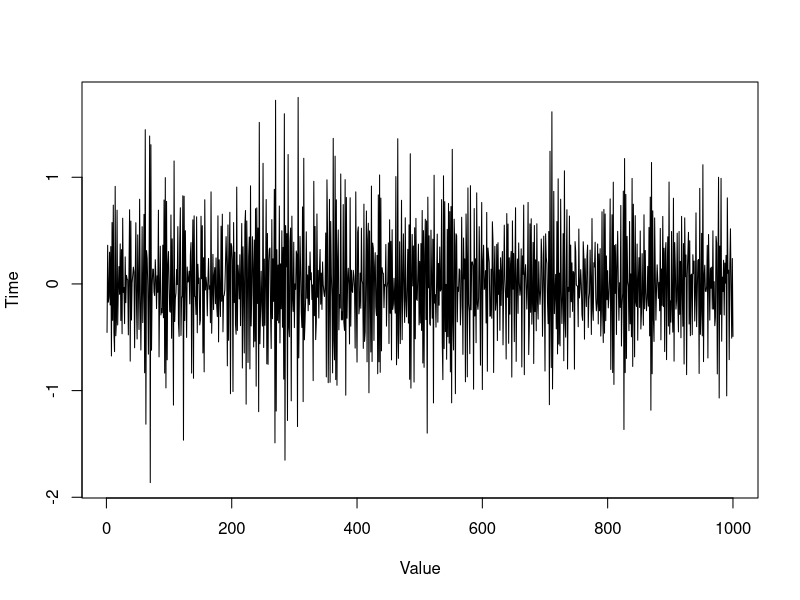
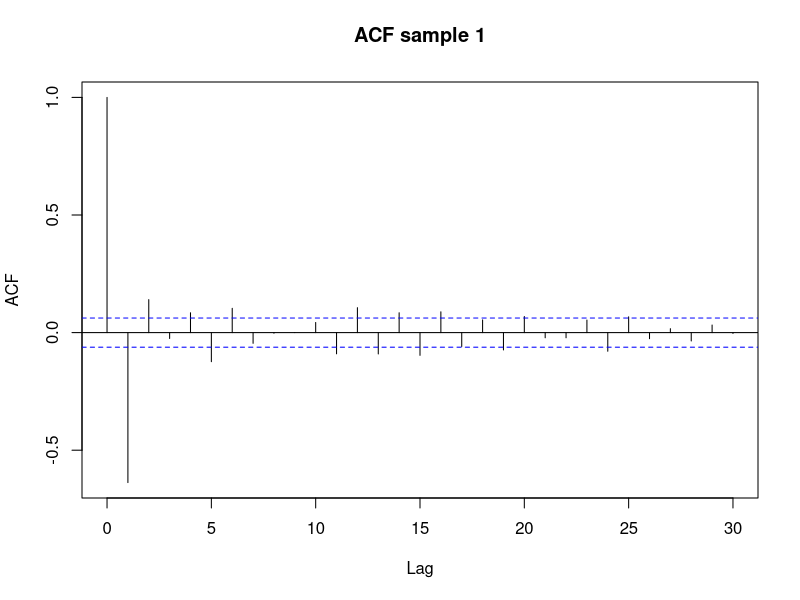
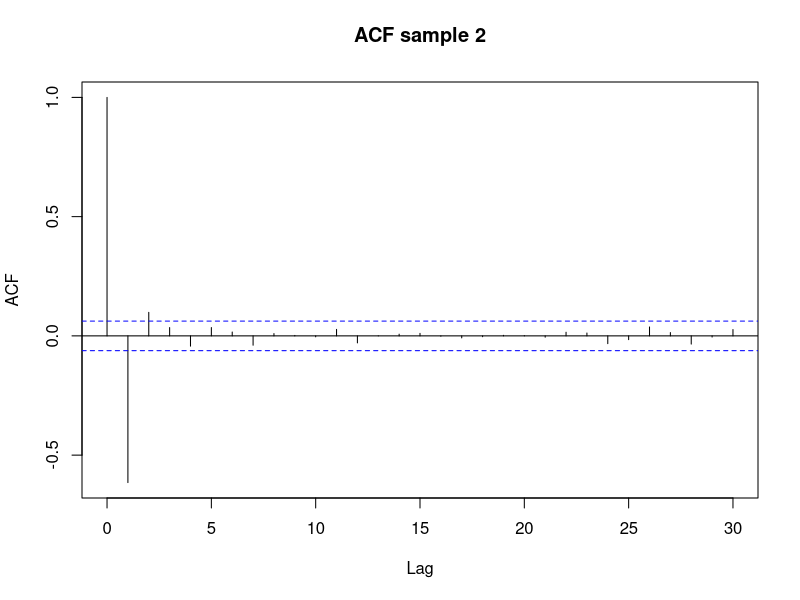
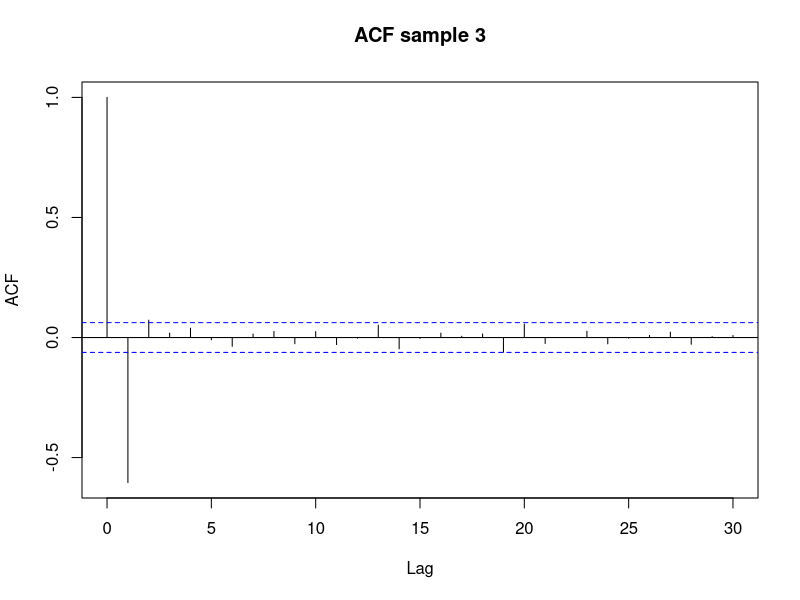
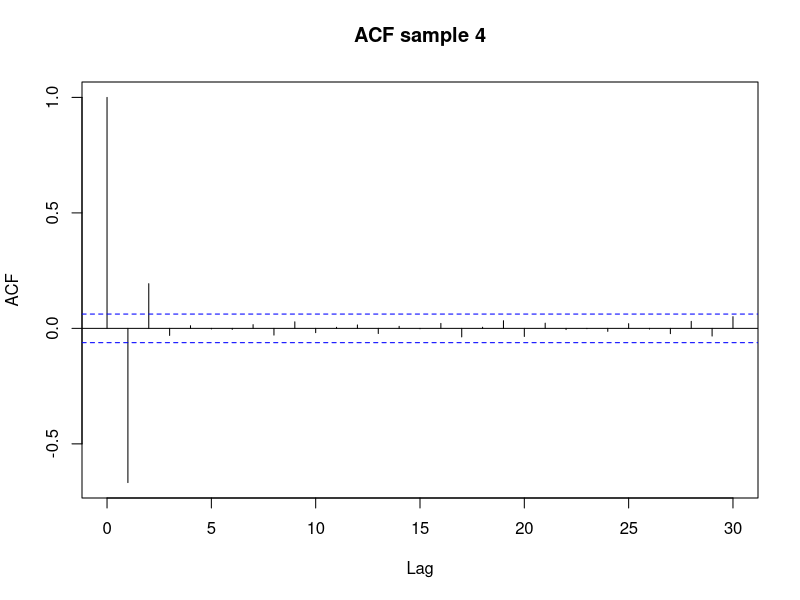
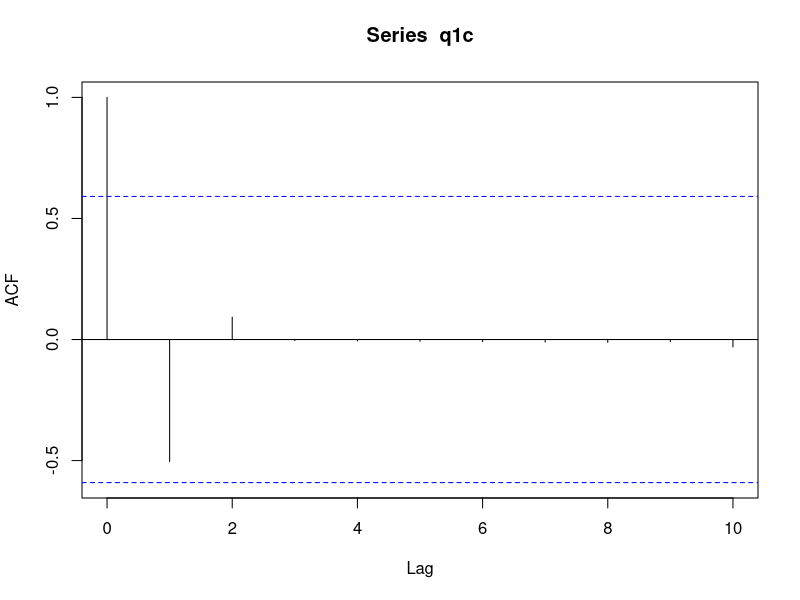
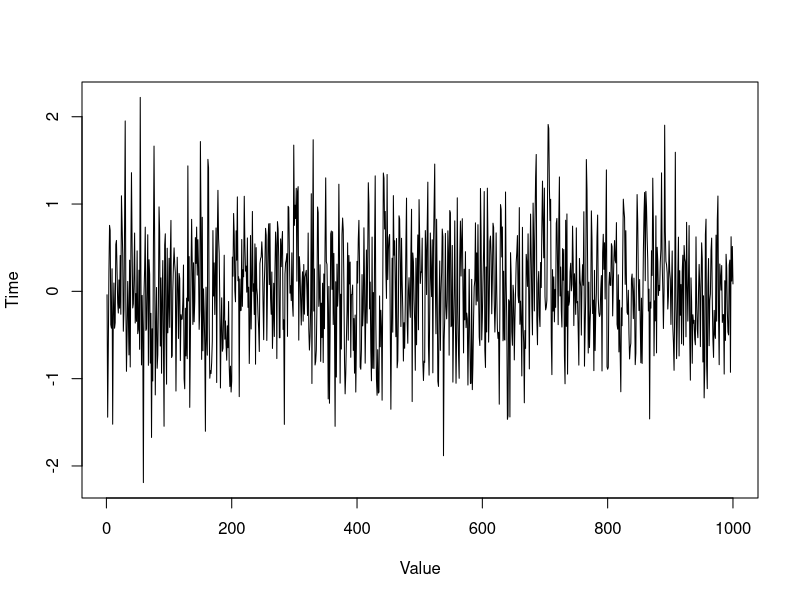
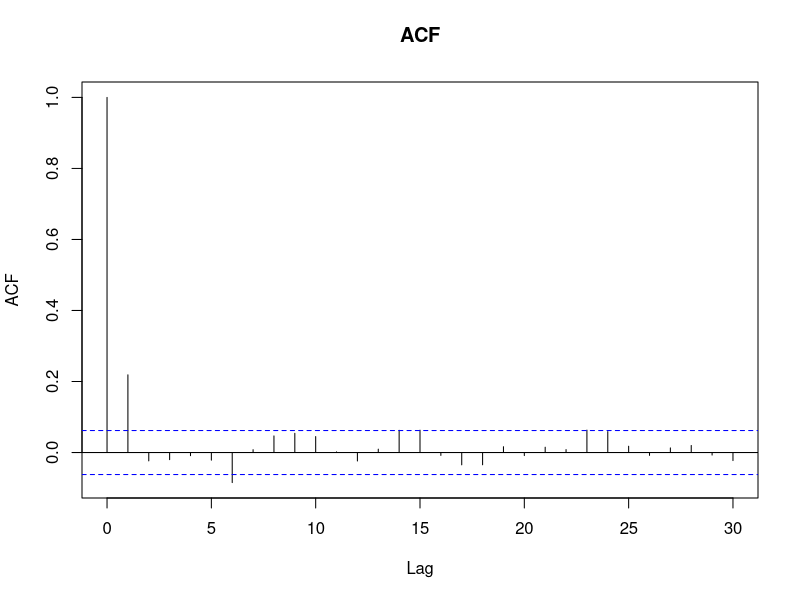

Reproduce these figures in R, in order.
## ---- chunk 1
knitr::opts_chunk$set(echo = TRUE)
#if you do not have the package, type install.packages("name_of_the_package")
library(knitr)
library(tseries)
library(zoo)
## ---- chunk 2
# this is where your R code goes

q1a <- arima.sim(model = list(ma = c(-1.3, 0.4)), n = 1000, sd = sqrt(0.1))
plot(q1a, xlab = "Value", ylab = "Time")
## ---- chunk 3
# this is where your R code goes
q1a_ts <- ts(q1a)
acf(q1a, main = "ACF sample 1")

sample2 <- arima.sim(model = list(ma = c(-1.3, 0.4)), n = 1000, sd = sqrt(0.1))
sample2_ts <- ts(sample2)
acf(sample2_ts, main = "ACF sample 2")

sample3 <- arima.sim(model = list(ma = c(-1.3, 0.4)), n = 1000, sd = sqrt(0.1))
sample3_ts <- ts(sample3)
acf(sample3_ts, main = "ACF sample 3")

sample4 <- arima.sim(model = list(ma = c(-1.3, 0.4)), n = 1000, sd = sqrt(0.1))
sample4_ts <- ts(sample4)
acf(sample4_ts, main = "ACF sample 4")
## ---- chunk 4
# this is where your R code goes
q1c <- ARMAacf(ma = c(-1.3, 0.4), lag.max = 10)
q1c

acf(q1c)
## ---- chunk 5
# this is where your R code goes
q2a <- arima.sim(model = list(ma = c(0.25)), n =  1000, sd = sqrt(0.4))
plot(q2a, xlab = "Value", ylab = "Time")

q2a_ts <- ts(q2a)
acf(q2a_ts, main = "ACF")
## ---- chunk 6
# this is where your R code goes
q2b <- arima.sim(model = list(ma = c(4)), n =  1000, sd = sqrt(0.4))
plot(q2b, xlab = "Value", ylab = "Time")

q2b_ts <- ts(q2b)
acf(q2b_ts, main = "ACF")
## ---- chunk 7
# this is where your R code goes
q3a <- arima.sim(model = list(ar = c(-0.5)), n =  1000, sd = 0.1)
plot(q3a, xlab = "Value", ylab = "Time")

q3a_ts <- ts(q3a)
acf(q3a_ts, main = "ACF")
## ---- chunk 8
# this is where your R code goes
# At -0.7
q3b_s1 <- arima.sim(model = list(ar = c(-0.7)), n =  1000, sd = 0.1)
q3b_s1_ts <- ts(q3b_s1)
acf(q3b_s1_ts, main = "Alpha = -0.7")

# At -0.8
q3b_s2 <- arima.sim(model = list(ar = c(-0.8)), n =  1000, sd = 0.1)
q3b_s2_ts <- ts(q3b_s2)
acf(q3b_s2_ts, main = "Alpha = -0.8")

# At -0.9
q3b_s3 <- arima.sim(model = list(ar = c(-0.9)), n =  1000, sd = 0.1)
q3b_s3_ts <- ts(q3b_s3)
acf(q3b_s3_ts, main = "Alpha = -0.9")

## ---- chunk 9
# this is where your R code goes

# At -0.3
q3b_s1 <- arima.sim(model = list(ar = c(-0.3)), n =  1000, sd = 0.1)
q3b_s1_ts <- ts(q3b_s1)
acf(q3b_s1_ts, main = "Alpha = -0.3")

# At -0.2
q3b_s2 <- arima.sim(model = list(ar = c(-0.2)), n =  1000, sd = 0.1)
q3b_s2_ts <- ts(q3b_s2)
acf(q3b_s2_ts, main = "Alpha = -0.2")

# At -0.1
q3b_s3 <- arima.sim(model = list(ar = c(-0.1)), n =  1000, sd = 0.1)
q3b_s3_ts <- ts(q3b_s3)
acf(q3b_s3_ts, main = "Alpha = -0.1")


## ---- chunk 10
# this is where your R code goes

# At 0.7
q3b_s1 <- arima.sim(model = list(ar = c(0.7)), n =  1000, sd = 0.1)
q3b_s1_ts <- ts(q3b_s1)
acf(q3b_s1_ts, main = "Alpha = 0.7")

# At 0.8
q3b_s2 <- arima.sim(model = list(ar = c(0.8)), n =  1000, sd = 0.1)
q3b_s2_ts <- ts(q3b_s2)
acf(q3b_s2_ts, main = "Alpha = 0.8")

# At 0.9
q3b_s3 <- arima.sim(model = list(ar = c(0.9)), n =  1000, sd = 0.1)
q3b_s3_ts <- ts(q3b_s3)
acf(q3b_s3_ts, main = "Alpha = 0.9")


